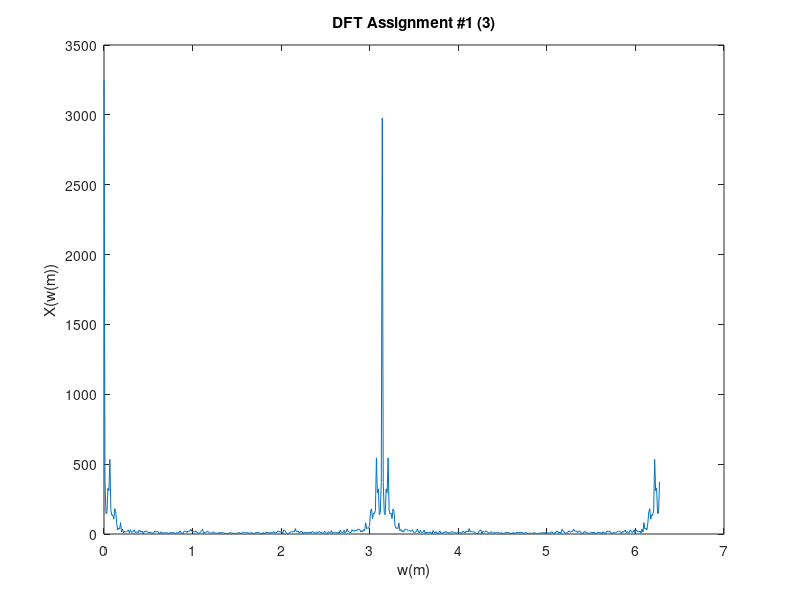

Here is the MATLAB script that generated this plot:
%calling in data 
fileID = fopen('data.txt','r');
formatSpec = '%d %f';
sizeA = [1 Inf];

A = fscanf(fileID,formatSpec,sizeA);
fclose(fileID);


%set up variables
N = length(A);
M = N-1;

w = zeros(N,1);
X = zeros(N,1);

%finding w(m)
for n = 1:N
    w(n) = (2*pi/N)*(n-1);
end


%calculating x(w(m))
for m = 1:N
    xn = 0;
  for n = 1:N
      xn = xn +  A(n)*exp(-1i*w(m)*(n-1));
  end
  X(m) = xn;
end

%graph it
figure
plot(w,abs(X))
title('DFT Assignment #1 (3)')
xlabel('w(m)')
ylabel('X(w(m))')